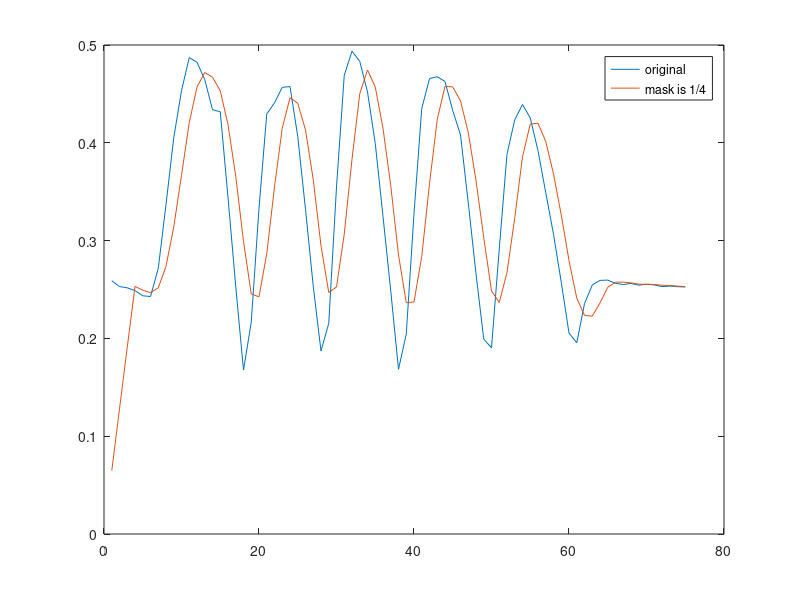

The MATLAB script that drew this image:
clear all;
load johnstride.txt;
x = johnstride;
a = 1;
b = [1/4 1/4 1/4 1/4];
y = filter(b,a,x);
t = 1:length(x);

plot(t,x,'',t,y,'-');
legend('original','mask is 1/4');

